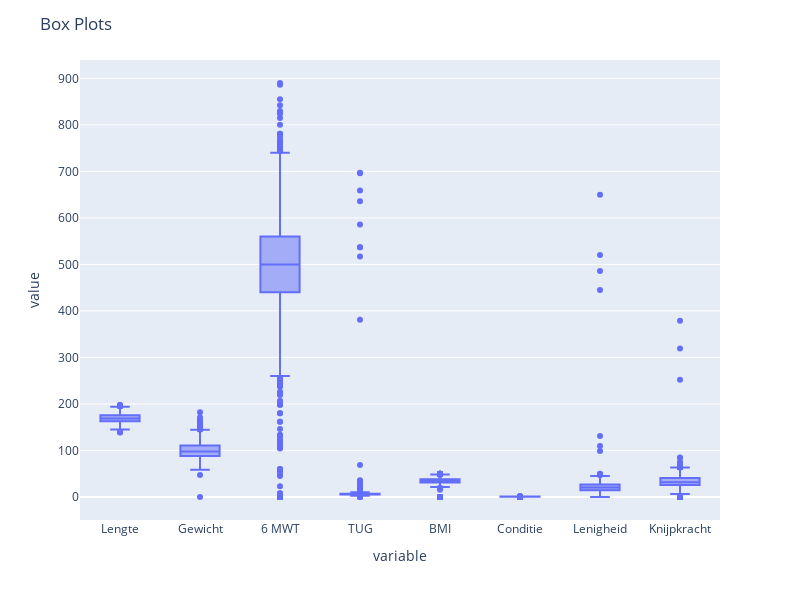

Notebook code cell kept with this figure:
### Markdown cell above
Identify errors

### Code cell
# Remove rows with a BMI higher then 50 since this messes the plot
df_fitheids_scan = df_fitheids_scan[df_fitheids_scan['BMI'] <= 50]

# Create box plots for each column
fig = px.box(df_fitheids_scan, y=['Lengte', 'Gewicht', '6 MWT', 'TUG', 'BMI', 'Conditie', 'Lenigheid', 'Knijpkracht'], facet_col_wrap=4)

# Update the layout and show the figure
fig.update_layout(height=600, width=800, title_text="Box Plots")
fig.show()

### Figure 1 — Plotly figure (JSON) as saved in the notebook; plotly's stock layout.template omitted (floating-point values rounded to 4 significant figures; data arrays with more than 128 entries replaced by an {"elided": "..."} marker saying what was removed)
{"data": [{"alignmentgroup": "True", "hovertemplate": "variable=%{x}<br>value=%{y}<extra></extra>", "legendgroup": "", "marker": {"color": "#636efa"}, "name": "", "notched": false, "offsetgroup": "", "orientation": "v", "showlegend": false, "type": "box", "x": {"elided": "25216 str values"}, "x0": " ", "xaxis": "x", "y": {"elided": "25216 float values"}, "y0": " ", "yaxis": "y"}], "layout": {"boxmode": "group", "height": 600, "legend": {"tracegroupgap": 0}, "margin": {"t": 60}, "title": {"text": "Box Plots"}, "width": 800, "xaxis": {"anchor": "y", "domain": [0, 1], "title": {"text": "variable"}}, "yaxis": {"anchor": "x", "domain": [0, 1], "title": {"text": "value"}}}}
